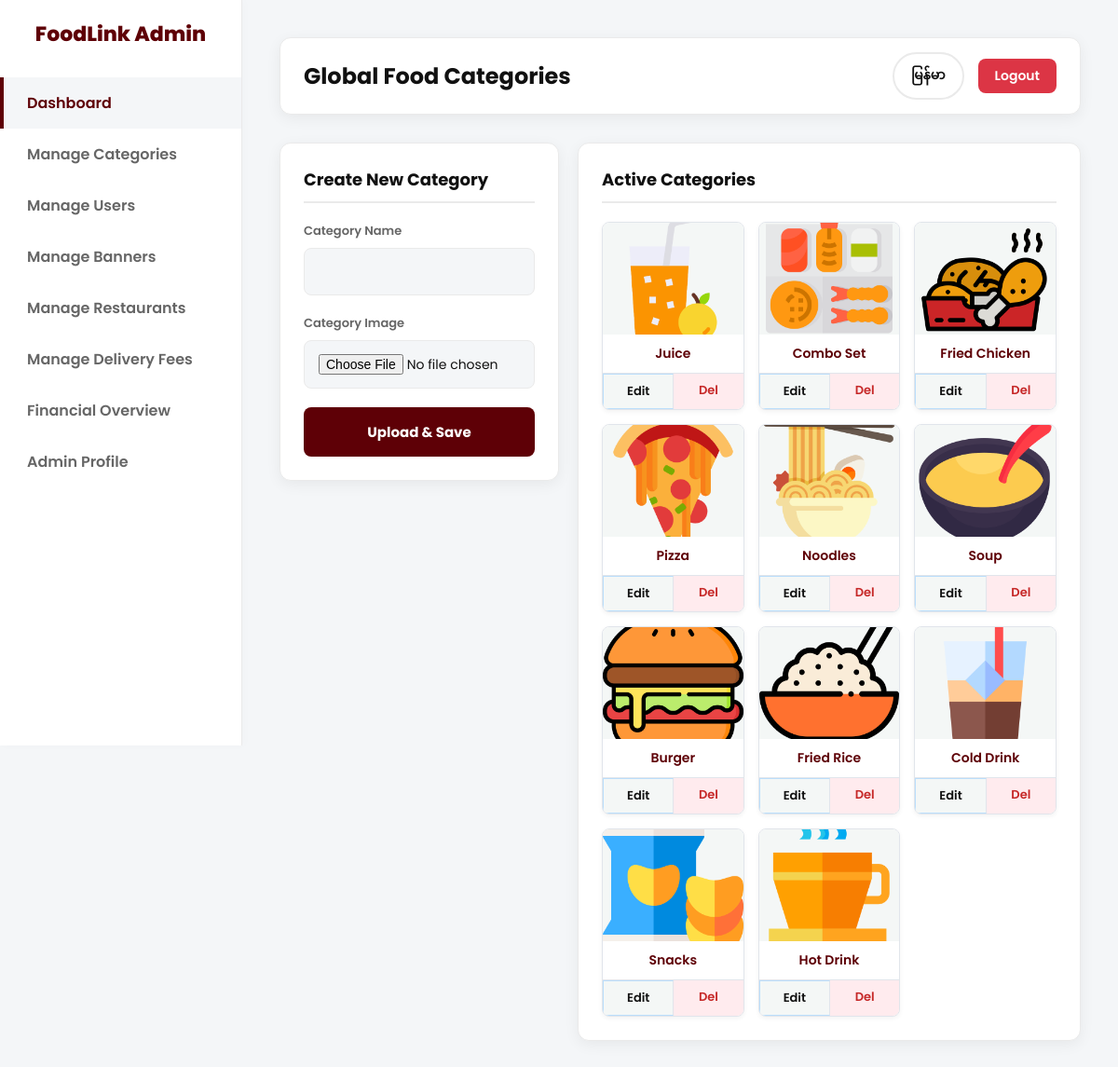
The page /foodlink/admin/manage_categories.php (signed in) on the database its author committed.
### tables this page shows
CREATE TABLE `menu_categories` (
  `category_id` int(11) NOT NULL,
  `restaurant_id` int(11) DEFAULT NULL,
  `category_name` varchar(50) NOT NULL,
  `image_url` varchar(255) DEFAULT 'assets/default_category.png'
);

### foodlink/admin/manage_categories.php (the view, shortened to what this page needs)
<?php
require '../includes/db.php';
$edit_category = null;
$stmt = $pdo->query("SELECT * FROM menu_categories ORDER BY category_id DESC");
$categories = $stmt->fetchAll();
?>
<!DOCTYPE html>
<html lang="en">
<head>
    <link rel="stylesheet" href="../assets/style.css">
</head>
<body class="dashboard-body">
   <div class="sidebar">
        <div class="sidebar-logo">FoodLink Admin</div>
        <ul class="sidebar-nav">
            <li><a href="index.php" class="active translatable" data-en="Dashboard" data-my="အကောင့်များ စီမံရန်">Dashboard</a></li>
            <li><a href="manage_categories.php" class="translatable" data-en="Manage Categories" data-my="အမျိုးအစားများ စီမံရန်">Manage Categories</a></li>
            <li><a href="manage_users.php" class="translatable" data-en="Manage Users" data-my="အသုံးပြုသူများကို စီမံရန်">Manage Users</a></li>
            <li><a href="manage_banners.php" class="translatable" data-en="Manage Banners" data-my="ဘန်နာများ စီမံရန်">Manage Banners</a></li>
            <li><a href="manage_restaurants.php" class="translatable" data-en="Manage Restaurants" data-my="စားသောက်ဆိုင်များ စီမံရန်">Manage Restaurants</a></li>
            <li><a href="manage_delivery.php" class="translatable" data-en="Manage Delivery" data-my="ပို့ဆောင်ခ စီမံရန်">Manage Delivery Fees</a></li>
            <li><a href="finances.php" class="translatable" data-en="Financial Overview" data-my="ငွေကြေးစီမံခန့်ခွဲမှု">Financial Overview</a></li>
            <li><a href="profile.php" class="translatable" data-en="Admin Profile" data-my="ပရိုဖိုင် ဆက်တင်များ">Admin Profile</a></li>
        </ul>
    </div>
    <div class="main-content">
        <div class="top-bar">
            <div>
                <h2 class="translatable" data-en="Global Food Categories" data-my="အစားအစာ အမျိုးအစားများ">Global Food Categories</h2>
            </div>
            <div style="display: flex; align-items: center; gap: 15px;">
                <button class="lang-btn" onclick="toggleLanguage()" id="langToggle" style="margin:0;">မြန်မာ</button>
                <a href="../logout.php" class="logout-btn translatable" data-en="Logout" data-my="အကောင့်ထွက်မည်">Logout</a>
            </div>
        </div>
        <div style="display: flex; gap: 20px; align-items: flex-start; flex-wrap: wrap;">
            <div class="dashboard-card" style="flex: 1; min-width: 300px;">
                <?php if($edit_category): ?>
                    <h3 style="color: #F5A623;">Edit Category</h3>
                <?php else: ?>
                    <h3 class="translatable" data-en="Create New Category" data-my="အမျိုးအစားအသစ် ဖန်တီးရန်">Create New Category</h3>
                <?php endif; ?>
                <form method="POST" action="manage_categories.php" enctype="multipart/form-data">
                    <div class="form-group">
                        <label>Category Name</label>
                        <input type="text" name="category_name" class="form-control" value="<?= $edit_category ? htmlspecialchars($edit_category['category_name']) : '' ?>" required>
                    </div>
                    <div class="form-group">
                        <label>Category Image</label>
                        <?php if($edit_category): ?>
                            <div style="margin-bottom: 10px;">
                                <img src="../<?= htmlspecialchars($edit_category['image_url']) ?>" style="width: 80px; height: 80px; object-fit: cover; border-radius: 8px;">
                            </div>
                            <small style="color:#777;">Upload a new image to replace the current one, or leave blank to keep it.</small>
                            <input type="file" name="category_image" class="form-control" accept="image/png, image/jpeg, image/webp">
                        <?php else: ?>
                            <input type="file" name="category_image" class="form-control" accept="image/png, image/jpeg, image/webp" required>
                        <?php endif; ?>
                    </div>
                    <?php if($edit_category): ?>
                        <input type="hidden" name="category_id" value="<?= $edit_category['category_id'] ?>">
                        <input type="hidden" name="update_category" value="1">
                        <button type="submit" class="btn-primary" style="background: #F5A623;">Update Category</button>
                        <a href="manage_categories.php" class="cancel-btn">Cancel Edit</a>
                    <?php else: ?>
                        <button type="submit" class="btn-primary translatable" data-en="Upload & Save" data-my="ပုံတင်ပြီး သိမ်းမည်">Upload & Save</button>
                    <?php endif; ?>
                </form>
            </div>
            <div class="dashboard-card" style="flex: 2; min-width: 400px;">
                <h3 class="translatable" data-en="Active Categories" data-my="လက်ရှိ အမျိုးအစားများ">Active Categories</h3>
                <div class="cat-grid">
                    <?php foreach($categories as $cat): ?>
                        <div class="cat-card">
                            <img src="../<?= htmlspecialchars($cat['image_url']) ?>" alt="Category" class="cat-img">
                            <div class="cat-title"><?= htmlspecialchars($cat['category_name']) ?></div>
                            <div class="action-buttons">
                                <a href="manage_categories.php?edit=<?= $cat['category_id'] ?>" class="edit-btn">Edit</a>
                                <a href="manage_categories.php?delete=<?= $cat['category_id'] ?>" class="del-btn" onclick="return confirm('Are you sure you want to delete the <?= htmlspecialchars(addslashes($cat['category_name'])) ?> category? This might affect menu items linked to it!')">Del</a>
                            </div>
                        </div>
                    <?php endforeach; ?>
                </div>
            </div>
        </div>
    </div>
</body>
</html>

### foodlink/assets/style.css (style rules this page uses)
:root { --primary-color: #5E0006; --primary-hover: #8A0009; --accent-color: #F5A623; --bg-light: #F4F6F8; --white: #FFFFFF; --text-dark: #111111; --text-muted: #666666; --border-light: #EAEAEA; --shadow-card: 0 4px 16px rgba(0,0,0,0.06); --shadow-hover: 0 12px 24px rgba(94, 0, 6, 0.15); }
* { margin: 0; padding: 0; box-sizing: border-box; font-family: 'Poppins', sans-serif; }
body { background-color: var(--bg-light); color: var(--text-dark); -webkit-font-smoothing: antialiased; }
.lang-btn { background: var(--white); border: 2px solid var(--border-light); color: var(--text-dark); font-size: 14px; font-weight: 600; padding: 8px 18px; border-radius: 50px; cursor: pointer; display: inline-flex; align-items: center; gap: 8px; transition: all 0.3s ease; }
.form-group { margin-bottom: 20px; }
.form-group label { display: block; margin-bottom: 8px; font-size: 13px; font-weight: 600; color: var(--text-muted); }
.form-control { width: 100%; padding: 14px 15px; border: 1px solid var(--border-light); border-radius: 8px; font-size: 14px; transition: 0.3s; background: var(--bg-light); color: var(--text-dark); }
.btn-primary { width: 100%; padding: 15px; background: var(--primary-color); color: var(--white); border: none; border-radius: 8px; font-size: 15px; font-weight: 700; cursor: pointer; transition: 0.3s; margin-top: 10px; display: block; text-align: center; text-decoration: none; }
.dashboard-body { display: flex; align-items: flex-start; justify-content: flex-start; background: var(--bg-light); margin: 0; padding: 0; min-height: 100vh; }
.sidebar { width: 260px; background: var(--white); border-right: 1px solid var(--border-light); min-height: 100vh; padding: 20px 0; position: fixed; box-shadow: 2px 0 10px rgba(0,0,0,0.02); }
.sidebar-logo { text-align: center; font-size: 22px; font-weight: 800; margin-bottom: 30px; color: var(--primary-color); padding: 0 20px; }
.sidebar-nav { list-style: none; padding: 0; }
.sidebar-nav li a { display: block; padding: 15px 25px; color: var(--text-muted); text-decoration: none; font-weight: 600; transition: 0.3s; border-left: 4px solid transparent; }
.sidebar-nav li a:hover, .sidebar-nav li a.active { background: var(--bg-light); color: var(--primary-color); border-left: 4px solid var(--primary-color); }
.main-content { margin-left: 260px; padding: 40px; width: calc(100% - 260px); }
.top-bar { display: flex; justify-content: space-between; align-items: center; margin-bottom: 30px; background: var(--white); padding: 15px 25px; border-radius: 12px; box-shadow: var(--shadow-card); border: 1px solid var(--border-light); }
.dashboard-card { background: var(--white); padding: 25px; border-radius: 12px; box-shadow: var(--shadow-card); margin-bottom: 20px; border: 1px solid var(--border-light); }
.dashboard-card h3 { margin-bottom: 20px; color: var(--text-dark); font-weight: 700; font-size: 18px; border-bottom: 2px solid var(--border-light); padding-bottom: 10px; }
.logout-btn { background: #dc3545; color: var(--white); padding: 8px 18px; text-decoration: none; border-radius: 8px; font-size: 14px; font-weight: 600; transition: 0.3s; }
.edit-btn { background: #e3f2fd; color: #1565c0; border: 1px solid #bbdefb; }

### foodlink/admin/manage_categories.php (style rules this page uses)
.cat-grid { display: grid; grid-template-columns: repeat(auto-fill, minmax(150px, 1fr)); gap: 15px; margin-top: 20px; }
.cat-card { background: #fff; border: 1px solid #e1e5eb; border-radius: 8px; overflow: hidden; text-align: center; box-shadow: 0 2px 5px rgba(0,0,0,0.05); display: flex; flex-direction: column; }
.cat-img { width: 100%; height: 120px; object-fit: cover; background: #f4f7f6; }
.cat-title { padding: 10px; font-weight: 600; color: var(--primary-color); font-size: 14px; flex-grow: 1; }
.action-buttons { display: flex; border-top: 1px solid #e1e5eb; }
.edit-btn, .del-btn { flex: 1; text-decoration: none; padding: 8px; font-size: 13px; font-weight: 600; transition: background 0.2s; }
.edit-btn { background: #f4f7f6; color: var(--text-color); border-right: 1px solid #e1e5eb; }
.del-btn { background: #ffebee; color: #c62828; }

### rows shown on the page
menu_categories: image_url (picture), category_name "Juice"
menu_categories: image_url (picture), category_name "Combo Set"
menu_categories: image_url (picture), category_name "Fried Chicken"
menu_categories: image_url (picture), category_name "Pizza"
menu_categories: image_url (picture), category_name "Noodles"
menu_categories: image_url (picture), category_name "Soup"
menu_categories: image_url (picture), category_name "Burger"
menu_categories: image_url (picture), category_name "Fried Rice"
menu_categories: image_url (picture), category_name "Cold Drink"
menu_categories: image_url (picture), category_name "Snacks"
menu_categories: image_url (picture), category_name "Hot Drink"
